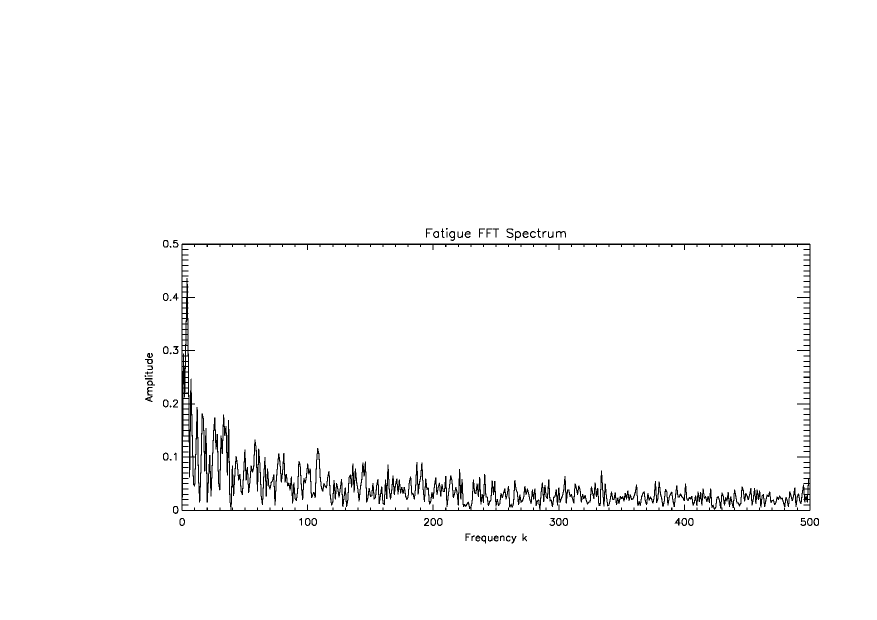
#> input picture fft_analysis/spectrum/fatigue_fft.png, 1754 x 1240 px, found by its file name (shown at 1/2 size); its folder holds 2 pictures in this run
$ python ps_to_png.py
#> lines starting #> are read from the running program, lines starting #| are printed output that depends on the picture; after the words box and inside, x2 and y2 are one past the last pixel; in counts of white or black regions, pixels touching at a corner belong together
from PIL import Image
import os

input_dir = r'E:\PROG\15-IDL\falna_spectrum\fft_analysis\spectrum'

for name in ['fatigue_fft', 'floor_fft']:
    input_ps = os.path.join(input_dir, f'{name}.ps')
    output_png = os.path.join(input_dir, f'{name}.png')

    os.system(f'gswin64c -dNOPAUSE -dBATCH -sDEVICE=png16m -r150 '
              f'-sOutputFile="{output_png}" "{input_ps}"')

    img = Image.open(output_png)
#> img is the input picture: PIL image 1754x1240 RGB; 98.1% white; 72 black regions (7 under 20 px), largest, box (x1, y1, x2, y2) and area: (363, 487, 1621, 1022) 36714, (898, 462, 910, 482) 109, (1013, 457, 1027, 476) 106
    img = img.rotate(90, expand=True)
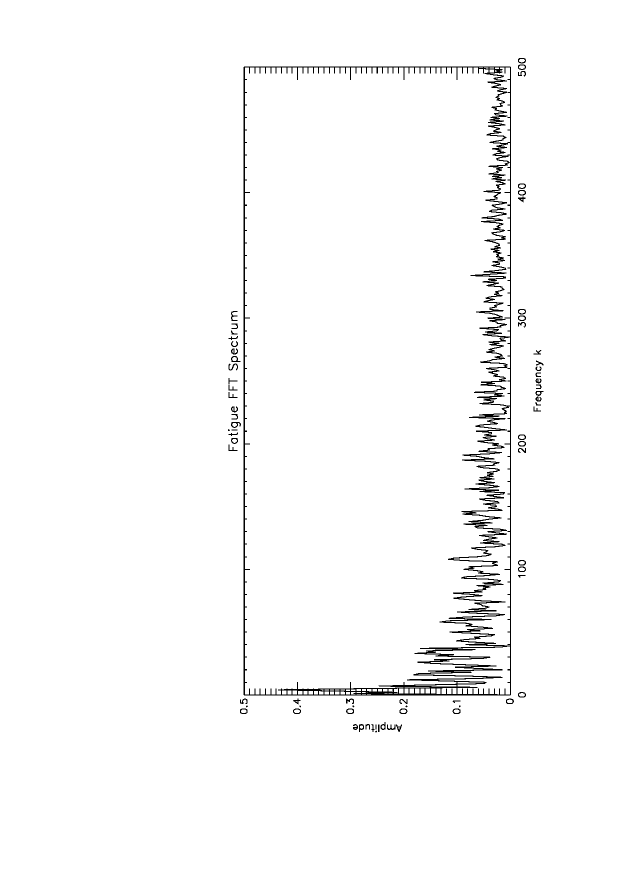
#> img: PIL image 1240x1754 RGB (shown at 1/2 size); 98.1% white; 72 black regions (7 under 20 px), largest, box (x1, y1, x2, y2) and area: (487, 133, 1022, 1391) 36714, (462, 844, 482, 856) 109, (462, 622, 475, 642) 106
    img.save(output_png)
    print(f'{name}.png saved!')
#> pass 2 of the loop `for name in ['fatigue_fft', 'floor_fft']:`:
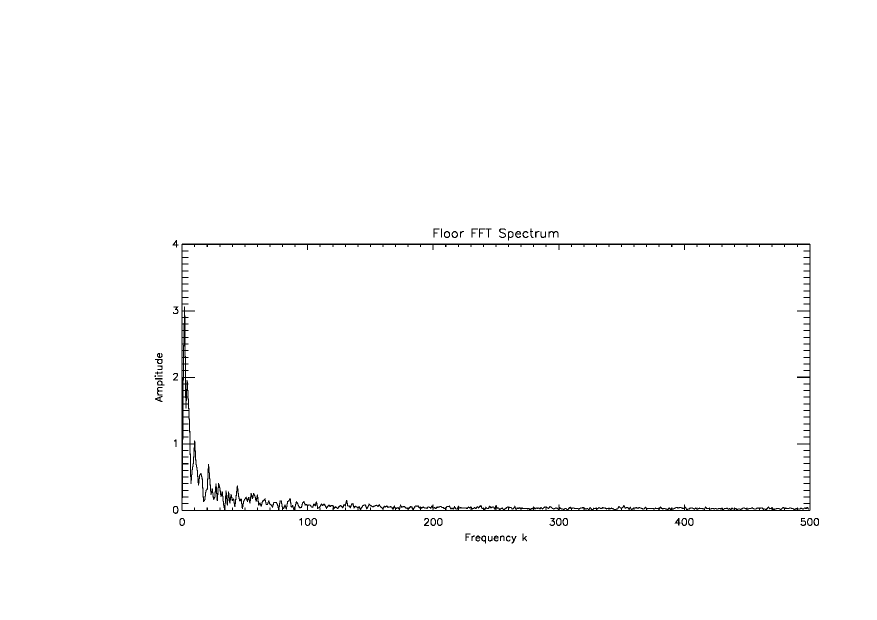
#> input picture fft_analysis/spectrum/floor_fft.png, 1754 x 1240 px, found by its file name (shown at 1/2 size)
#> img is the input picture: PIL image 1754x1240 RGB; 99% white; black in thin lines or dots, all inside (x1, y1, x2, y2) = (309, 457, 1638, 1087)
#> `img = img.rotate(90, expand=True)`:
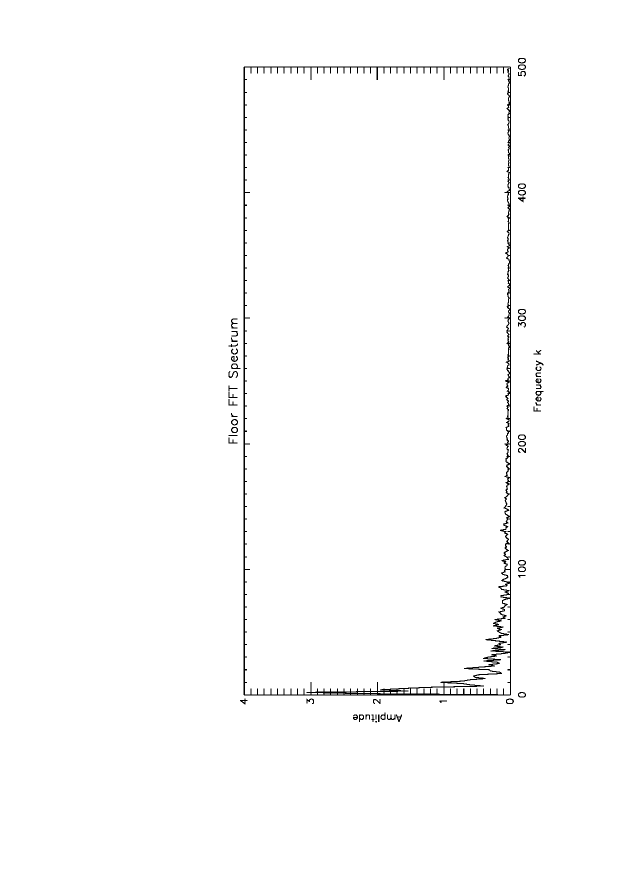
#> img: PIL image 1240x1754 RGB (shown at 1/2 size); 99% white; black in thin lines or dots, all inside (x1, y1, x2, y2) = (457, 116, 1087, 1445)
